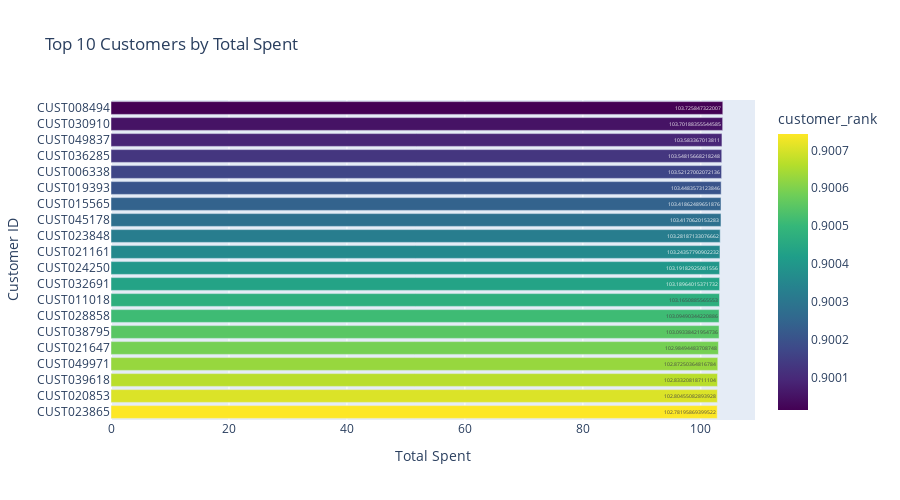

The notebook cell saved with this chart:
### Code cell
customer_rank = customer_rank.sort_values(by="total_spent", ascending=False).head(20)

fig = px.bar(
    customer_rank,
    x="total_spent",
    y="customer_id",
    orientation="h",
    color="customer_rank",  
    text="total_spent",
    title="Top 10 Customers by Total Spent", 
    color_continuous_scale="Viridis"
)

fig.update_layout(
    yaxis={'categoryorder':'total ascending'},  
    xaxis_title="Total Spent",
    yaxis_title="Customer ID",
    height=500
)

fig.show()

### Figure 1 — Plotly figure (JSON) as saved in the notebook; plotly's stock layout.template omitted (floating-point values rounded to 4 significant figures)
{"data": [{"hovertemplate": "total_spent=%{text}<br>customer_id=%{y}<br>customer_rank=%{marker.color}<extra></extra>", "legendgroup": "", "marker": {"color": [0.9, 0.9001, 0.9001, 0.9001, 0.9002, 0.9002, 0.9002, 0.9003, 0.9003, 0.9004, 0.9004, 0.9004, 0.9005, 0.9005, 0.9006, 0.9006, 0.9006, 0.9007, 0.9007, 0.9007], "coloraxis": "coloraxis", "pattern": {"shape": ""}}, "name": "", "orientation": "h", "showlegend": false, "text": [103.7, 103.7, 103.6, 103.5, 103.5, 103.4, 103.4, 103.4, 103.3, 103.2, 103.2, 103.2, 103.2, 103.1, 103.1, 103.0, 102.9, 102.8, 102.8, 102.8], "textposition": "auto", "type": "bar", "x": [103.7, 103.7, 103.6, 103.5, 103.5, 103.4, 103.4, 103.4, 103.3, 103.2, 103.2, 103.2, 103.2, 103.1, 103.1, 103.0, 102.9, 102.8, 102.8, 102.8], "xaxis": "x", "y": ["CUST008494", "CUST030910", "CUST049837", "CUST036285", "CUST006338", "CUST019393", "CUST015565", "CUST045178", "CUST023848", "CUST021161", "CUST024250", "CUST032691", "CUST011018", "CUST028858", "CUST038795", "CUST021647", "CUST049971", "CUST039618", "CUST020853", "CUST023865"], "yaxis": "y"}], "layout": {"barmode": "relative", "coloraxis": {"colorbar": {"title": {"text": "customer_rank"}}, "colorscale": [[0, "#440154"], [0.1111, "#482878"], [0.2222, "#3e4989"], [0.3333, "#31688e"], [0.4444, "#26828e"], [0.5556, "#1f9e89"], [0.6667, "#35b779"], [0.7778, "#6ece58"], [0.8889, "#b5de2b"], [1, "#fde725"]]}, "height": 500, "legend": {"tracegroupgap": 0}, "title": {"text": "Top 10 Customers by Total Spent"}, "xaxis": {"anchor": "y", "domain": [0, 1], "title": {"text": "Total Spent"}}, "yaxis": {"anchor": "x", "categoryorder": "total ascending", "domain": [0, 1], "title": {"text": "Customer ID"}}}}
